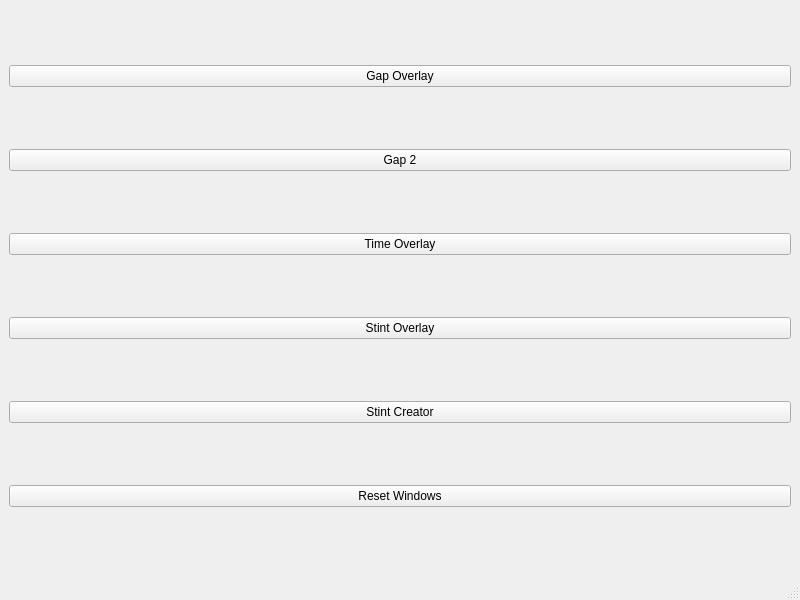
<?xml version="1.0" encoding="UTF-8"?>
<ui version="4.0">
 <class>MainWindow</class>
 <widget class="QMainWindow" name="MainWindow">
  <property name="geometry">
   <rect>
    <x>0</x>
    <y>0</y>
    <width>800</width>
    <height>600</height>
   </rect>
  </property>
  <property name="windowTitle">
   <string>MainWindow</string>
  </property>
  <widget class="QWidget" name="centralwidget">
   <layout class="QVBoxLayout" name="verticalLayout">
    <item>
     <widget class="QPushButton" name="pushButton_3">
      <property name="text">
       <string>Gap Overlay</string>
      </property>
     </widget>
    </item>
    <item>
     <widget class="QPushButton" name="pushButton_6">
      <property name="text">
       <string>Gap 2</string>
      </property>
     </widget>
    </item>
    <item>
     <widget class="QPushButton" name="pushButton_4">
      <property name="text">
       <string>Time Overlay</string>
      </property>
     </widget>
    </item>
    <item>
     <widget class="QPushButton" name="pushButton_5">
      <property name="text">
       <string>Stint Overlay</string>
      </property>
     </widget>
    </item>
    <item>
     <widget class="QPushButton" name="pushButton">
      <property name="text">
       <string>Stint Creator</string>
      </property>
     </widget>
    </item>
    <item>
     <widget class="QPushButton" name="pushButton_2">
      <property name="text">
       <string>Reset Windows</string>
      </property>
     </widget>
    </item>
   </layout>
  </widget>
  <widget class="QMenuBar" name="menubar">
   <property name="geometry">
    <rect>
     <x>0</x>
     <y>0</y>
     <width>800</width>
     <height>21</height>
    </rect>
   </property>
  </widget>
  <widget class="QStatusBar" name="statusbar"/>
 </widget>
 <resources/>
 <connections/>
</ui>
